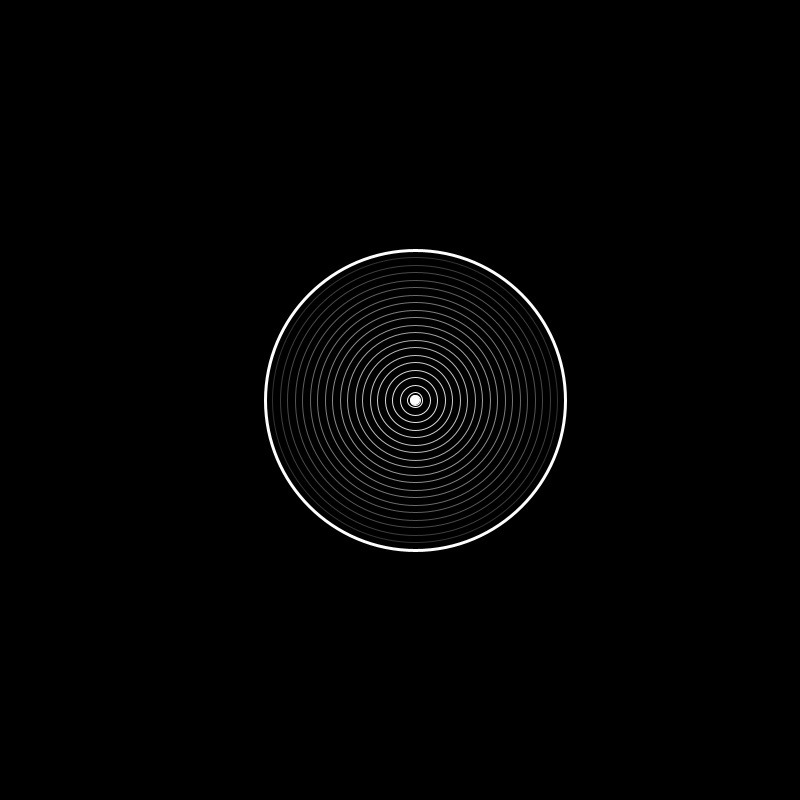
Frame 1 (no input)
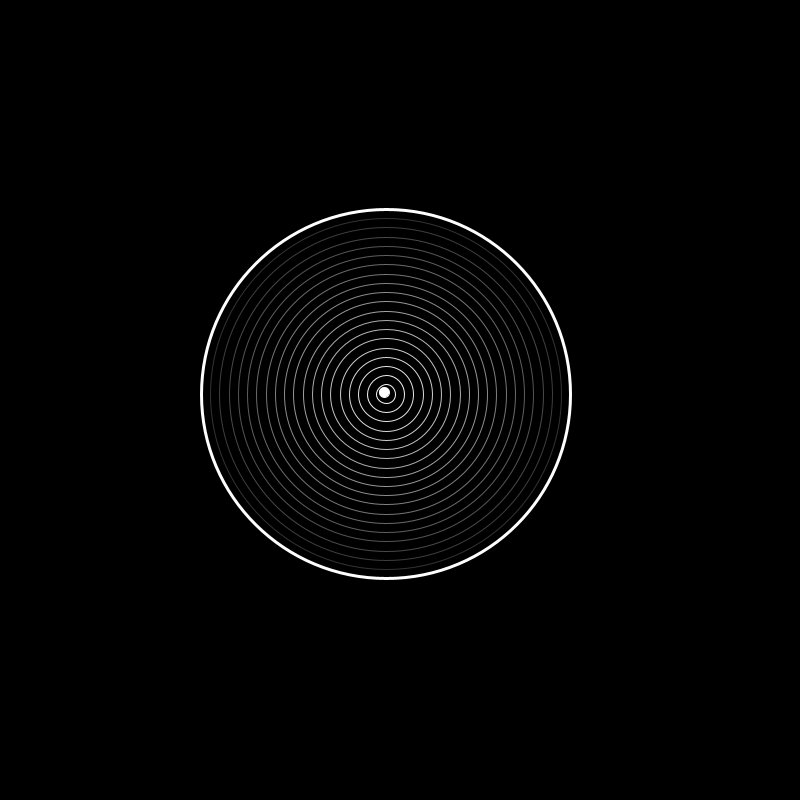
Frame 60 (the mouse pressed at the canvas centre just before this capture)
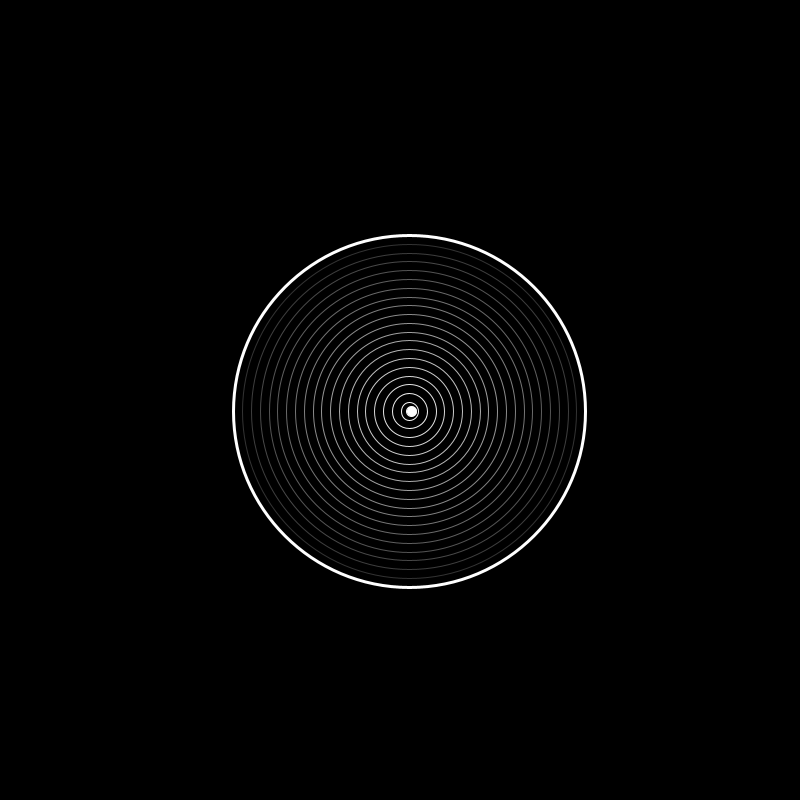
Frame 120 (the mouse held since frame 60 and released just before this capture)

The Processing sketch that drew these frames (run headless with seeded random() and noise(); from frame 60 on, the mouse is pressed at the canvas centre):

// Processing sketch: moving_circles_1
// ── moving_circles_1.pde
float x,y;
int num;
float a;
float b;
float[] r;
float rpast;
float rpres;
float rrate;
int wiggle;
float k;
float d;

void setup() {
   size(800, 800);
   num = 20;
   x = 0;
   y = 0;
   
   r = new float[num];
   
   for(int i=0;i<num;i++){
      r[i] = 300 - 15*i;
   }
}

void draw() {
   background(0);
   k = map(mouseX,0,width,0,10);
   stroke(255,100);
   strokeWeight(1);
   fill(0);
   pushMatrix();
   translate(width/2,height/2);
   for(int i=0;i<num;i++){
         x = 15*cos(a);
         y = 15*sin(a);
      
      d = r[i] + r[i]*sin(b)/4;
      
      if(i == 0){
         stroke(255);
         strokeWeight(3);
        
      } else { 
         stroke(40+i*11);
         strokeWeight(1);
      }
      ellipse(x,y,d,d);
      
   }
   
   x = x + 1.5*(cos(a) - cos(b));
   y = y + 1.5*(sin(a) - sin(b));
   fill(255);
   ellipse(x,y,10,10);
   
   a += 0.06;
   b += 0.02;
   popMatrix();
   

}
